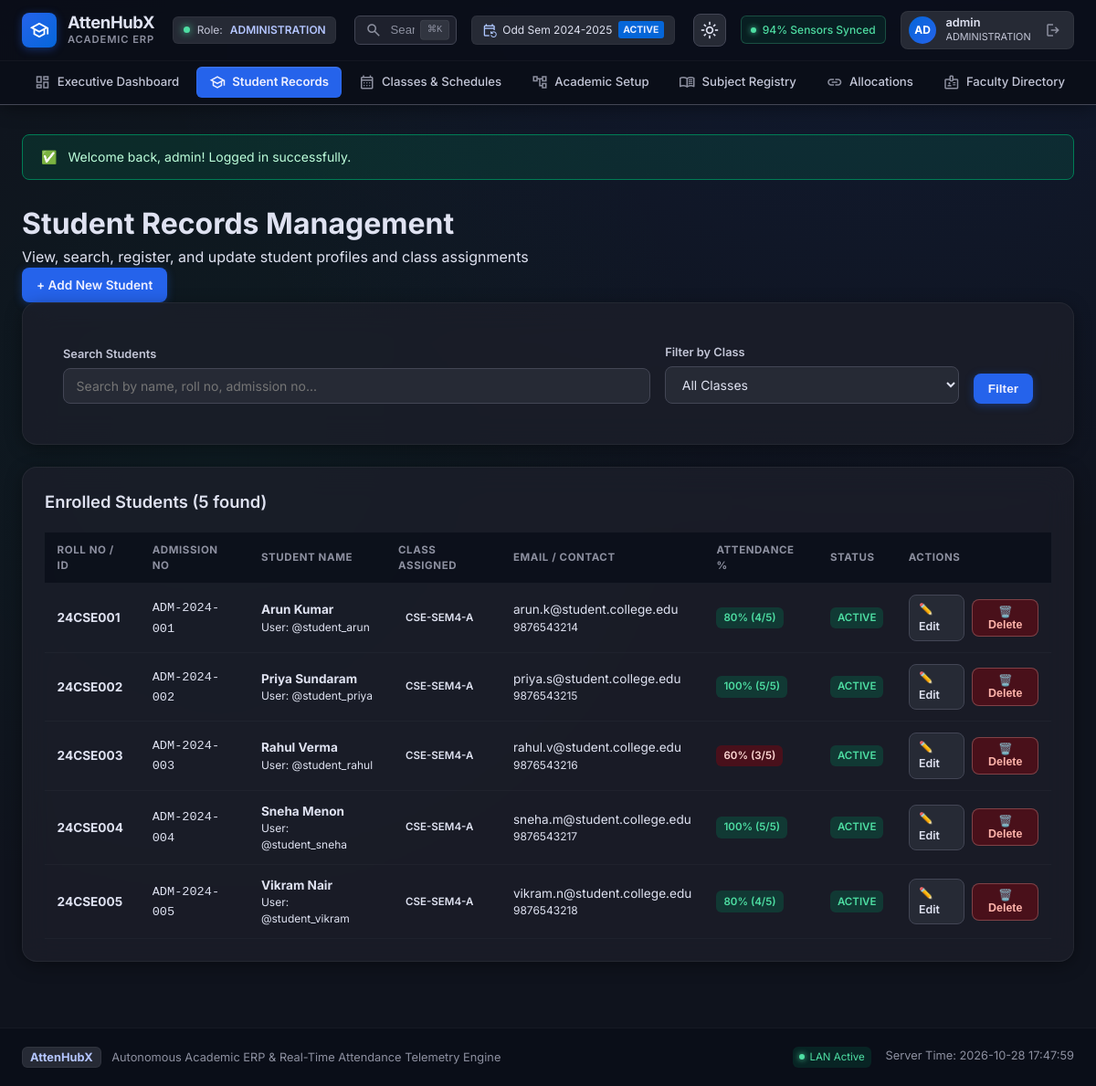
The app's page /admin/students.php (signed in) with its own data.
### tables this page shows
CREATE TABLE `students` (
    `id` BIGINT UNSIGNED AUTO_INCREMENT PRIMARY KEY,
    `user_id` BIGINT UNSIGNED UNIQUE NOT NULL,
    `student_id` VARCHAR(30) UNIQUE NOT NULL,
    `first_name` VARCHAR(100) NOT NULL,
    `last_name` VARCHAR(100) NULL,
    `date_of_birth` DATE NULL,
    `admission_number` VARCHAR(50) UNIQUE NULL,
    `joined_at` DATE NULL,
    `status` VARCHAR(30) NOT NULL DEFAULT 'ACTIVE',
    `created_at` DATETIME NOT NULL DEFAULT CURRENT_TIMESTAMP,
    `updated_at` DATETIME NOT NULL DEFAULT CURRENT_TIMESTAMP ON UPDATE CURRENT_TIMESTAMP,
    FOREIGN KEY (`user_id`) REFERENCES `users`(`id`) ON DELETE RESTRICT,
    INDEX `idx_students_status` (`status`)
);

CREATE TABLE `users` (
    `id` BIGINT UNSIGNED AUTO_INCREMENT PRIMARY KEY,
    `role_id` BIGINT UNSIGNED NOT NULL,
    `username` VARCHAR(100) UNIQUE NOT NULL,
    `password_hash` VARCHAR(255) NOT NULL,
    `email` VARCHAR(255) UNIQUE NULL,
    `phone` VARCHAR(20) NULL,
    `is_active` BOOLEAN DEFAULT TRUE,
    `last_login_at` DATETIME NULL,
    `created_at` DATETIME NOT NULL DEFAULT CURRENT_TIMESTAMP,
    `updated_at` DATETIME NOT NULL DEFAULT CURRENT_TIMESTAMP ON UPDATE CURRENT_TIMESTAMP,
    FOREIGN KEY (`role_id`) REFERENCES `roles`(`id`) ON DELETE RESTRICT,
    INDEX `idx_users_role` (`role_id`),
    INDEX `idx_users_active` (`is_active`)
);

### includes/functions.php (called while the page is built, shortened)
<?php
function e(?string $str): string {
    return htmlspecialchars($str ?? '', ENT_QUOTES, 'UTF-8');
}
function base_url(string $path = ''): string {
    static $base = null;
    if ($base === null) {
        $script_dir = dirname($_SERVER['SCRIPT_NAME'] ?? '');
        $patterns = ['/admin', '/faculty', '/hod', '/student', '/auth'];
        $clean_dir = $script_dir;
        foreach ($patterns as $p) {
            if (substr($clean_dir, -strlen($p)) === $p) {
                $clean_dir = substr($clean_dir, 0, -strlen($p));
            }
        }
        $clean_dir = rtrim(str_replace('\\', '/', $clean_dir), '/');
        $base = $clean_dir;
    }
    $path = ltrim($path, '/');
    return ($base === '' ? '' : $base) . ($path !== '' ? '/' . $path : '/');
}

### admin/students.php (the view, shortened to what this page needs)
<?php
require_once __DIR__ . '/../includes/header.php';
$db = get_db();
$search_query = trim($_GET['search'] ?? '');
$sql = "
    SELECT
        s.id, s.user_id, s.student_id, s.admission_number, s.first_name, s.last_name,
        s.date_of_birth, s.status, s.joined_at,
        u.username, u.email, u.phone,
        se.class_id, c.class_code, c.section_name, b.batch_name, sem.name AS semester_name,
        (SELECT COUNT(*) FROM attendance_records WHERE student_id = s.id) AS total_sessions,
        (SELECT COUNT(*) FROM attendance_records WHERE student_id = s.id AND status = 'PRESENT') AS present_sessions
    FROM students s
    JOIN users u ON s.user_id = u.id
    LEFT JOIN student_enrollments se ON s.id = se.student_id AND se.status = 'ACTIVE'
    LEFT JOIN classes c ON se.class_id = c.id
    LEFT JOIN admission_batches b ON c.admission_batch_id = b.id
    LEFT JOIN semesters sem ON c.semester_id = sem.id
    WHERE 1=1
";
$params = [];
$sql .= " ORDER BY CAST(s.student_id AS UNSIGNED) ASC, s.student_id ASC";
$stmt = $db->prepare($sql);
$stmt->execute($params);
$students = $stmt->fetchAll();
?>
<div class="page-header">
    <div>
        <h1 class="page-title">Student Records Management</h1>
        <p class="page-subtitle">View, search, register, and update student profiles and class assignments</p>
    </div>
    <div>
        <a href="<?= base_url('admin/student_add.php') ?>" class="btn btn-primary">+ Add New Student</a>
    </div>
</div>
<div class="card" style="margin-bottom: 1.5rem;">
    <div class="card-body" style="padding: 1.25rem;">
        <form method="GET" action="<?= base_url('admin/students.php') ?>" style="display: flex; flex-wrap: wrap; gap: 1rem; align-items: flex-end;">
            <div style="flex: 2; min-width: 250px;">
                <label class="form-label">Search Students</label>
                <input type="text" name="search" class="form-control" placeholder="Search by name, roll no, admission no..." value="<?= e($search_query) ?>">
            </div>
            <div style="flex: 1; min-width: 200px;">
                <label class="form-label">Filter by Class</label>
                <select name="class_id" class="form-control" onchange="this.form.submit()">
                    <option value="0">All Classes</option>
                </select>
            </div>
            <div style="display: flex; gap: 0.5rem;">
                <button type="submit" class="btn btn-primary">Filter</button>
            </div>
        </form>
    </div>
</div>
<div class="card">
    <div class="card-header">
        <h2 class="card-title">Enrolled Students (<?= count($students) ?> found)</h2>
    </div>
    <div class="card-body" style="padding: 0;">
        <div class="table-responsive">
            <table class="data-table">
                <thead>
                    <tr>
                        <th>Roll No / ID</th>
                        <th>Admission No</th>
                        <th>Student Name</th>
                        <th>Class Assigned</th>
                        <th>Email / Contact</th>
                        <th>Attendance %</th>
                        <th>Status</th>
                        <th>Actions</th>
                    </tr>
                </thead>
                <tbody>
                    <?php if (empty($students)): ?>
                        <tr>
                            <td colspan="8" style="text-align: center; color: var(--text-muted); padding: 2rem;">
                                No students match the selected criteria.
                            </td>
                        </tr>
                    <?php else: ?>
                        <?php foreach ($students as $stu): ?>
                            <?php
                                $tot = (int)$stu['total_sessions'];
                                $prs = (int)$stu['present_sessions'];
                                $pct = $tot > 0 ? round(($prs / $tot) * 100, 1) : null;
                            ?>
                            <tr>
                                <td><strong><?= e($stu['student_id']) ?></strong></td>
                                <td><code><?= e($stu['admission_number'] ?: '—') ?></code></td>
                                <td>
                                    <strong><?= e($stu['first_name'] . ' ' . ($stu['last_name'] ?? '')) ?></strong>
                                    <div style="font-size: 0.75rem; color: var(--text-muted);">User: @<?= e($stu['username']) ?></div>
                                </td>
                                <td>
                                    <?php if ($stu['class_id']): ?>
                                        <span class="badge badge-info">
                                            <?= e($stu['class_code'] ?: "{$stu['semester_name']} - Sec {$stu['section_name']}") ?>
                                        </span>
                                    <?php else: ?>
                                        <span class="badge badge-secondary">Unassigned</span>
                                    <?php endif; ?>
                                </td>
                                <td>
                                    <div><?= e($stu['email'] ?: '—') ?></div>
                                    <?php if ($stu['phone']): ?>
                                        <div style="font-size: 0.75rem; color: var(--text-muted);"><?= e($stu['phone']) ?></div>
                                    <?php endif; ?>
                                </td>
                                <td>
                                    <?php if ($pct !== null): ?>
                                        <span class="badge <?= $pct >= 75 ? 'badge-success' : 'badge-danger' ?>">
                                            <?= $pct ?>% (<?= $prs ?>/<?= $tot ?>)
                                        </span>
                                    <?php else: ?>
                                        <span class="badge badge-secondary">No Sessions</span>
                                    <?php endif; ?>
                                </td>
                                <td>
                                    <span class="badge <?= $stu['status'] === 'ACTIVE' ? 'badge-success' : 'badge-secondary' ?>">
                                        <?= e($stu['status']) ?>
                                    </span>
                                </td>
                                <td>
                                    <div style="display: flex; align-items: center; gap: 0.5rem;">
                                        <a href="<?= base_url('admin/student_edit.php?id=' . $stu['id']) ?>" class="btn btn-secondary btn-sm">
                                            ✏️ Edit
                                        </a>
                                        <form method="POST" action="<?= base_url('admin/student_delete.php') ?>" onsubmit="return confirm('⚠️ Are you sure you want to PERMANENTLY delete student <?= addslashes($stu['first_name'] . ' ' . ($stu['last_name'] ?? '')) ?> (<?= addslashes($stu['student_id']) ?>)? This will remove all their records from the database.');" style="margin: 0; display: inline;">
                                            <button type="submit" class="btn btn-danger btn-sm" title="Permanently delete student">
                                                🗑️ Delete
                                            </button>
                                        </form>
                                    </div>
                                </td>
                            </tr>
                        <?php endforeach; ?>
                    <?php endif; ?>
                </tbody>
            </table>
        </div>
    </div>
</div>
<?php require_once __DIR__ . '/../includes/footer.php'; ?>

### assets/css/style.css (style rules this page uses)
:root, [data-theme="dark"], html.dark { --bg-base: #0f131d; --surface: #0f131d; --surface-container-lowest: #0a0e18; --surface-container-low: #171b26; --surface-container: #1c1f2a; --surface-container-high: #262a35; --surface-container-highest: #313540; --surface-bright: #353944; --surface-variant: #313540; --on-surface: #dfe2f1; --on-surface-variant: #c3c6d7; --outline: #8d90a0; --outline-variant: #434655; --primary: #b4c5ff; --primary-container: #2563eb; --on-primary: #002a78; --on-primary-container: #eeefff; --secondary: #adc6ff; --secondary-container: #0566d9; --on-secondary-container: #e6ecff; --tertiary: #4edea3; --tertiary-container: #007d55; --on-tertiary-container: #bdffdb; --tertiary-fixed-dim: #4edea3; --error: #ffb4ab; --error-container: #93000a; --on-error-container: #ffdad6; --warning: #fbbf24; --warning-container: #78350f; --on-warning-container: #fef3c7; --radius-sm: 0.375rem; --radius-md: 0.5rem; --radius-lg: 0.75rem; --radius-xl: 1rem; --radius-full: 9999px; --shadow-card: 0 4px 20px -2px rgba(0, 0, 0, 0.45); --shadow-glow-primary: 0 0 35px -5px rgba(37, 99, 235, 0.25); --shadow-glow-tertiary: 0 0 35px -5px rgba(78, 222, 163, 0.2); --font-sans: 'Inter', -apple-system, BlinkMacSystemFont, 'Segoe UI', Roboto, sans-serif; }
* { box-sizing: border-box; margin: 0; padding: 0; }
html, body { background-color: var(--bg-base); color: var(--on-surface); font-family: var(--font-sans); line-height: 1.5; -webkit-font-smoothing: antialiased; min-height: 100vh; scrollbar-width: none; -ms-overflow-style: none; }
* { scrollbar-width: none !important; -ms-overflow-style: none !important; }
body.AttenHubX-app { display: flex; flex-direction: column; min-height: 100vh; background: radial-gradient(circle at 80% -20%, rgba(37, 99, 235, 0.12) 0%, transparent 50%), radial-gradient(circle at 20% 40%, rgba(0, 125, 85, 0.08) 0%, transparent 45%), var(--bg-base); }
a { color: var(--primary); text-decoration: none; transition: color 0.15s ease; }
.btn { display: inline-flex; align-items: center; gap: 0.45rem; padding: 0.55rem 1rem; border-radius: var(--radius-md); font-size: 0.85rem; font-weight: 600; cursor: pointer; text-decoration: none; border: none; transition: all 0.15s ease; }
.btn-primary { background: var(--primary-container); color: var(--on-primary-container); box-shadow: 0 2px 10px rgba(37, 99, 235, 0.35); }
.btn-secondary { background: var(--surface-container-high); color: var(--on-surface); border: 1px solid var(--outline-variant); }
.btn-danger { background: rgba(147, 0, 10, 0.4); color: var(--error); border: 1px solid rgba(255, 180, 171, 0.3); }
.btn-sm { padding: 0.35rem 0.65rem; font-size: 0.775rem; }
.card { background: rgba(28, 31, 42, 0.8); backdrop-filter: blur(16px); border: 1px solid rgba(255, 255, 255, 0.05); border-radius: var(--radius-xl); padding: 1.5rem; box-shadow: var(--shadow-card); margin-bottom: 1.5rem; }
.card-header { display: flex; align-items: center; justify-content: space-between; margin-bottom: 1.25rem; }
.card-title { font-size: 1.15rem; font-weight: 600; color: var(--on-surface); }
.form-label { display: block; font-size: 0.8rem; font-weight: 600; color: var(--on-surface-variant); margin-bottom: 0.4rem; }
.form-control { width: 100%; padding: 0.6rem 0.85rem; background: var(--surface-container-high); border: 1px solid var(--outline-variant); border-radius: var(--radius-md); color: var(--on-surface); font-size: 0.875rem; font-family: inherit; transition: all 0.2s ease; }
select.form-control { cursor: pointer; }
.table-responsive { overflow-x: auto; width: 100%; }
.data-table { width: 100%; border-collapse: collapse; }
.data-table th { background: rgba(10, 14, 24, 0.8); color: var(--outline); font-size: 0.72rem; text-transform: uppercase; letter-spacing: 0.05em; padding: 0.65rem 0.85rem; text-align: left; border-bottom: 1px solid rgba(255, 255, 255, 0.05); }
.data-table td { padding: 0.75rem 0.85rem; border-bottom: 1px solid rgba(255, 255, 255, 0.03); color: var(--on-surface); font-size: 0.85rem; }
.badge { display: inline-flex; align-items: center; padding: 0.2rem 0.5rem; border-radius: var(--radius-sm); font-size: 0.72rem; font-weight: 600; }
.badge-success { background: rgba(0, 125, 85, 0.3); color: var(--tertiary); }
.badge-danger { background: rgba(147, 0, 10, 0.4); color: var(--on-error-container); }

### records on screen
students: student "24CSE001", admission_number "ADM-2024-001", first_name+last_name "Arun Kumar", user.username "student_arun", section_name "CSE-SEM4-A", user.email "arun.k@student.college.edu", user.phone "9876543214", pct "80", prs "4", tot "5", status "ACTIVE"
students: student "24CSE002", admission_number "ADM-2024-002", first_name+last_name "Priya Sundaram", user.username "student_priya", section_name "CSE-SEM4-A", user.email "priya.s@student.college.edu", user.phone "9876543215", pct "100", prs "5", tot "5", status "ACTIVE"
students: student "24CSE003", admission_number "ADM-2024-003", first_name+last_name "Rahul Verma", user.username "student_rahul", section_name "CSE-SEM4-A", user.email "rahul.v@student.college.edu", user.phone "9876543216", pct "60", prs "3", tot "5", status "ACTIVE"
students: student "24CSE004", admission_number "ADM-2024-004", first_name+last_name "Sneha Menon", user.username "student_sneha", section_name "CSE-SEM4-A", user.email "sneha.m@student.college.edu", user.phone "9876543217", pct "100", prs "5", tot "5", status "ACTIVE"
students: student "24CSE005", admission_number "ADM-2024-005", first_name+last_name "Vikram Nair", user.username "student_vikram", section_name "CSE-SEM4-A", user.email "vikram.n@student.college.edu", user.phone "9876543218", pct "80", prs "4", tot "5", status "ACTIVE"

### other values on screen
$user['role'] "ADMINISTRATION"
substr($user['username'] ?? 'U', 0, 2) "AD"
$user['display_name'] "admin"
$flash['message'] "Welcome back, admin! Logged in successfully."
count($students) "5"
